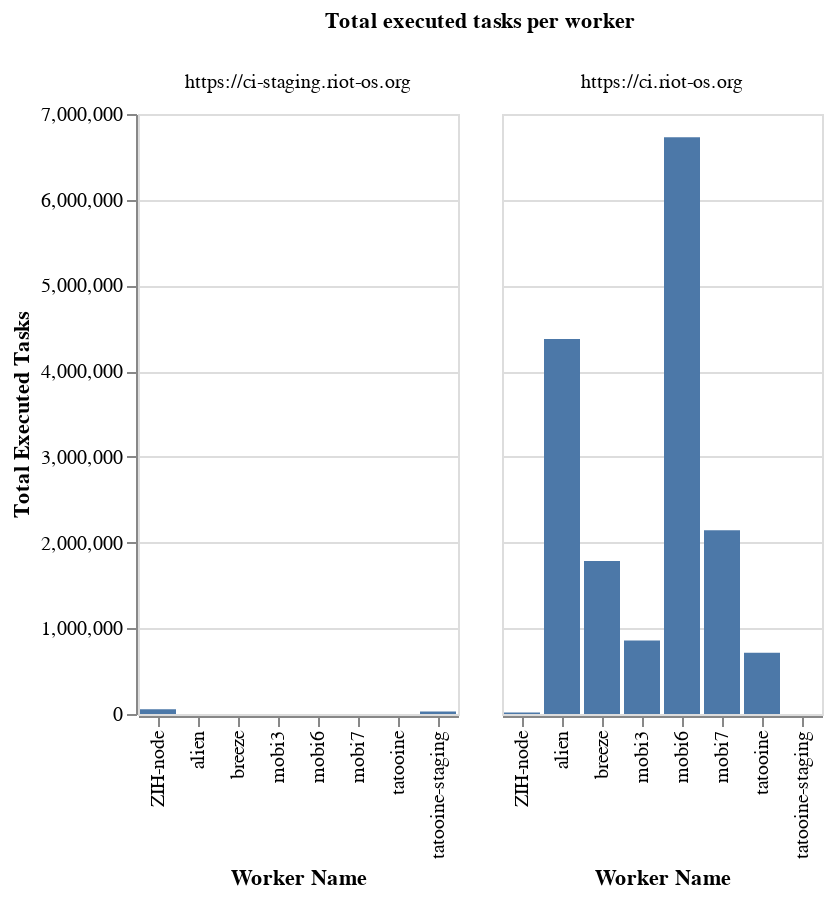

Notebook code for this chart:
### Code cell
# Calculate weighted average over all CI runs with job URLs
query = """
SELECT
  IF(w.name LIKE 'ZIH-HPC-node%', 'ZIH-node', w.name) AS worker_name,
  j.url AS job_url,
  SUM(w.tasks_count) "total_executed_tasks"
FROM worker_stats w
JOIN jobs j ON w.job_uid = j.uid
WHERE w.tasks_count IS NOT NULL AND w.tasks_count != 0
GROUP BY worker_name, job_url
"""

df_tasks = con.execute(query).fetch_df()

# Filter out specific Raspberry Pi worker nodes
df_tasks = df_tasks[~df_tasks['worker_name'].isin([
    'pi-68cf63c4',
    'pi-ef3229ad'
])]

# Chart total executed tasks per worker, faceted by job URL
chart_tasks = alt.Chart(df_tasks).mark_bar().encode(
    x=alt.X('worker_name:O', title='Worker Name'),
    y=alt.Y('total_executed_tasks:Q', title='Total Executed Tasks'),
    tooltip=['worker_name', 'total_executed_tasks']
).facet(
    column=alt.Column('job_url:N', title='Total executed tasks per worker')
)

chart_tasks

### Figure 1 — Vega-Lite specification as saved in the notebook (floating-point values rounded to 4 significant figures)
{"config": {"view": {"continuousWidth": 300, "continuousHeight": 300}}, "data": {"name": "data-710b24dd9b3322dad3337ab34428cefe"}, "facet": {"column": {"field": "job_url", "title": "Total executed tasks per worker", "type": "nominal"}}, "spec": {"mark": {"type": "bar"}, "encoding": {"tooltip": [{"field": "worker_name", "type": "nominal"}, {"field": "total_executed_tasks", "type": "quantitative"}], "x": {"field": "worker_name", "title": "Worker Name", "type": "ordinal"}, "y": {"field": "total_executed_tasks", "title": "Total Executed Tasks", "type": "quantitative"}}}, "$schema": "https://vega.github.io/schema/vega-lite/v5.20.1.json", "datasets": {"data-710b24dd9b3322dad3337ab34428cefe": [{"worker_name": "tatooine-staging", "job_url": "https://ci-staging.riot-os.org", "total_executed_tasks": 29430.0}, {"worker_name": "ZIH-node", "job_url": "https://ci.riot-os.org", "total_executed_tasks": 16040.0}, {"worker_name": "tatooine", "job_url": "https://ci.riot-os.org", "total_executed_tasks": 714000.0}, {"worker_name": "mobi7", "job_url": "https://ci.riot-os.org", "total_executed_tasks": 2145000.0}, {"worker_name": "mobi6", "job_url": "https://ci.riot-os.org", "total_executed_tasks": 6729000.0}, {"worker_name": "ZIH-node", "job_url": "https://ci-staging.riot-os.org", "total_executed_tasks": 56750.0}, {"worker_name": "alien", "job_url": "https://ci.riot-os.org", "total_executed_tasks": 4374000.0}, {"worker_name": "breeze", "job_url": "https://ci.riot-os.org", "total_executed_tasks": 1785000.0}, {"worker_name": "mobi3", "job_url": "https://ci.riot-os.org", "total_executed_tasks": 856500.0}]}}
